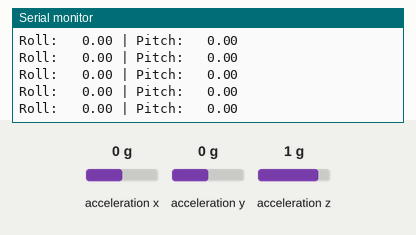
This sketch was run on a simulated ESP32. Shown: the last lines printed to the serial monitor. Wiring (inferred from the names in the program): MPU-9250 motion sensor at I2C address 0x68. The inputs (shaded band) are chosen by the test bench; at power-on: acceleration x 0 g, acceleration y 0 g, acceleration z 1 g.

Above: at 3.3 s.
3.4 s: acceleration x set to -1.4 g
At 3.46 s:
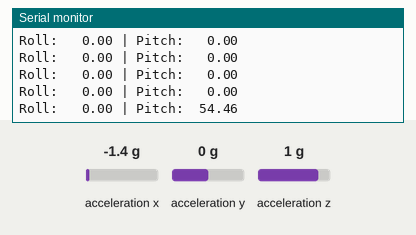
5.3 s: acceleration y set to -1.4 g
At 5.35 s:
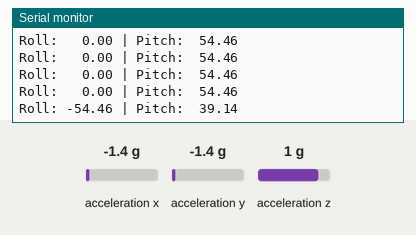
7.2 s: acceleration x set to 0 g
At 7.23 s:
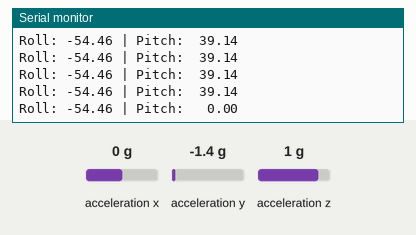
9.1 s: acceleration y set to 0.8 g
At 9.12 s:
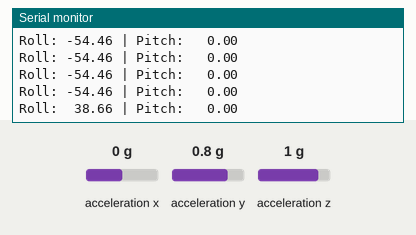
11.0 s: acceleration x set to -0.8 g
At 11.06 s:
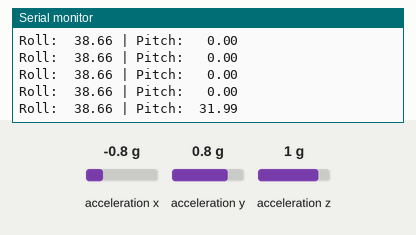
12.9 s: acceleration x set to 0.8 g
At 12.95 s:
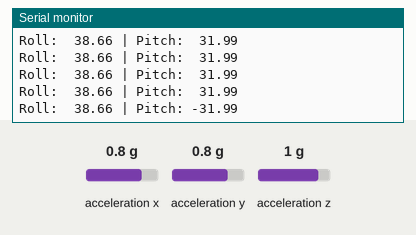

Measured:
- after the input at 3.4 s, the serial monitor: prints a new line at once (image 1)
- after the input at 5.3 s, the serial monitor: prints a new line at once (image 2)
- after the input at 7.2 s, the serial monitor: prints a new line at once (image 3)
- after the input at 9.1 s, the serial monitor: prints a new line at once (image 4)
- after the input at 11.0 s, the serial monitor: prints a new line after 0.05 s (image 5)
- after the input at 12.9 s, the serial monitor: prints a new line at once (image 6)

The sketch:

equilibrio.ino
```cpp
#include <Wire.h>
#include <math.h>

const int MPU_ADDR = 0x68;

int16_t ax, ay, az;
float roll, pitch;
float errorRoll = 0, errorPitch = 0; // Variables para almacenar el error

void setup() {
  Serial.begin(115200);
  Wire.begin(21, 22);
  setupMPU9250();

  // --- Proceso de Calibración ---
  Serial.println("Calibrando... No muevas el sensor.");
  calibrarSensor(200); // Tomamos 200 muestras para promediar
  Serial.println("Calibración finalizada.");
  Serial.printf("Errores calculados -> Roll: %.2f | Pitch: %.2f\n", errorRoll, errorPitch);
  delay(1000);
}

void loop() {
  leerAcelerometro();

  // Calculamos valores y restamos el error de calibración
  roll  = (atan2(ay, az) * 180.0 / PI) - errorRoll;
  pitch = (atan(-ax / sqrt(pow(ay, 2) + pow(az, 2))) * 180.0 / PI) - errorPitch;

  Serial.printf("Roll: %6.2f | Pitch: %6.2f\n", roll, pitch);

  delay(50);
}

void setupMPU9250() {
  Wire.beginTransmission(MPU_ADDR);
  Wire.write(0x6B);
  Wire.write(0);
  Wire.endTransmission(true);
}

void leerAcelerometro() {
  Wire.beginTransmission(MPU_ADDR);
  Wire.write(0x3B);
  Wire.endTransmission(false);
  Wire.requestFrom(MPU_ADDR, 6, true);

  ax = Wire.read() << 8 | Wire.read();
  ay = Wire.read() << 8 | Wire.read();
  az = Wire.read() << 8 | Wire.read();
}

void calibrarSensor(int muestras) {
  float sumaRoll = 0;
  float sumaPitch = 0;

  for (int i = 0; i < muestras; i++) {
    leerAcelerometro();

    // Calculamos los ángulos actuales sin corregir
    float r = atan2(ay, az) * 180.0 / PI;
    float p = atan(-ax / sqrt(pow(ay, 2) + pow(az, 2))) * 180.0 / PI;

    sumaRoll += r;
    sumaPitch += p;
    delay(5); // Pequeña pausa entre muestras
  }

  // El error es el promedio de las lecturas cuando debería estar en 0
  errorRoll = sumaRoll / muestras;
  errorPitch = sumaPitch / muestras;
}
```
